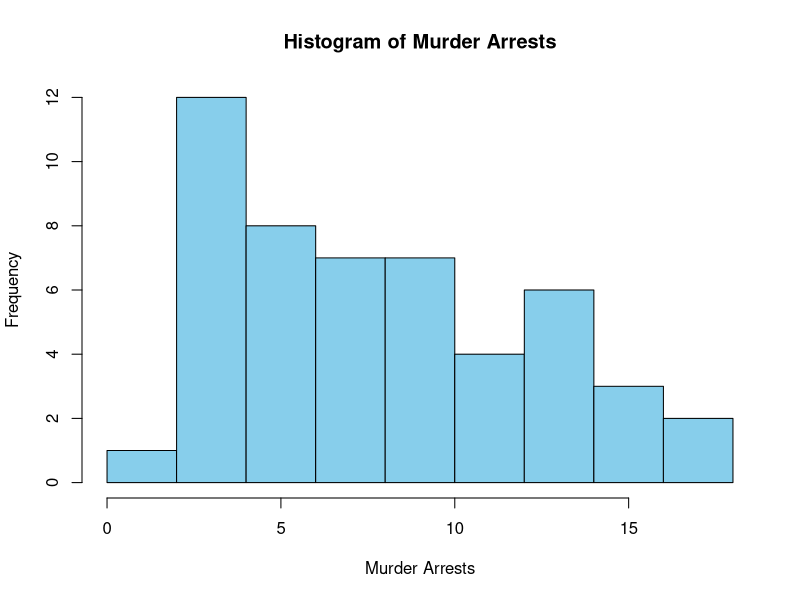
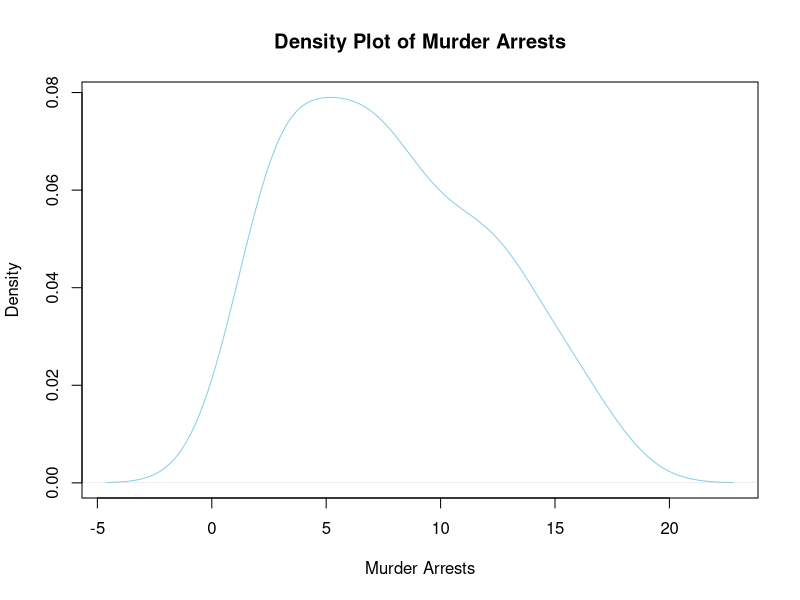
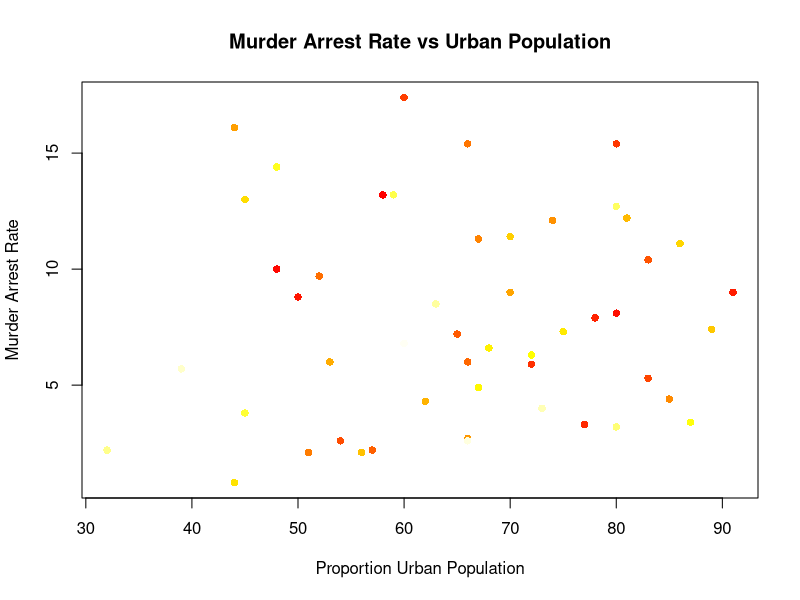
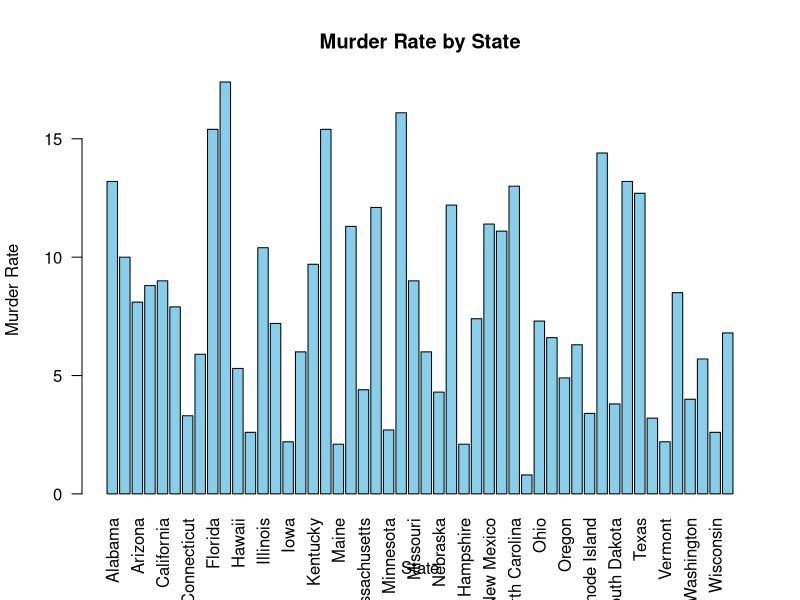

R code for these plots, in order:
# Load the USArrests dataset
data(USArrests)

# (i) Explore the summary of Data set
# (i).a. Summary of the dataset
summary_data <- summary(USArrests)
print(summary_data)

# (i).b. State with the largest total number of rape
state_max_rape <- rownames(USArrests)[which.max(USArrests$Rape)]
cat("(i).b. State with the largest total number of rape:", state_max_rape, "\n")

# (i).c. States with max & min crime rates for murder
max_murder_state <- rownames(USArrests)[which.max(USArrests$Murder)]
min_murder_state <- rownames(USArrests)[which.min(USArrests$Murder)]
cat("(i).c. State with the max crime rate for murder:", max_murder_state, "\n")
cat("(i).c. State with the min crime rate for murder:", min_murder_state, "\n")

# (ii) Find the correlation among the features
# (ii).a. Correlation matrix
correlation_matrix <- cor(USArrests)
print("(ii).a. Correlation among the features:")
print(correlation_matrix)

# (ii).b. States with assault arrests more than median
median_assault <- median(USArrests$Assault)
states_above_median_assault <- rownames(USArrests)[USArrests$Assault > median_assault]
cat("(ii).b. States with assault arrests more than median:", states_above_median_assault, "\n")

# (ii).c. States in the bottom 25% of murder
bottom_25_percent_murder <- rownames(USArrests)[USArrests$Murder < quantile(USArrests$Murder, 0.25)]
cat("(ii).c. States in the bottom 25% of murder:", bottom_25_percent_murder, "\n")

# (iii) Create plots
# (iii).a. Histogram and density plot of murder arrests by US state
histogram_murder <- hist(USArrests$Murder, main = "Histogram of Murder Arrests", xlab = "Murder Arrests", col = "skyblue", border = "black")
density_murder <- density(USArrests$Murder, main = "Density Plot of Murder Arrests")
plot(density_murder, main = "Density Plot of Murder Arrests", xlab = "Murder Arrests", col = "skyblue")

# (iii).b. Relationship between murder arrest rate and proportion of urban population by state
plot_murder_urban <- plot(USArrests$UrbanPop, USArrests$Murder, main = "Murder Arrest Rate vs Urban Population", xlab = "Proportion Urban Population", ylab = "Murder Arrest Rate", col = heat.colors(length(USArrests$UrbanPop)), pch = 16)

# (iii).c. Bar graph showing murder rate for each state
barplot_murder_rate <- barplot(USArrests$Murder, names.arg = rownames(USArrests), main = "Murder Rate by State", xlab = "State", ylab = "Murder Rate", col = "skyblue", border = "black", las = 2)
